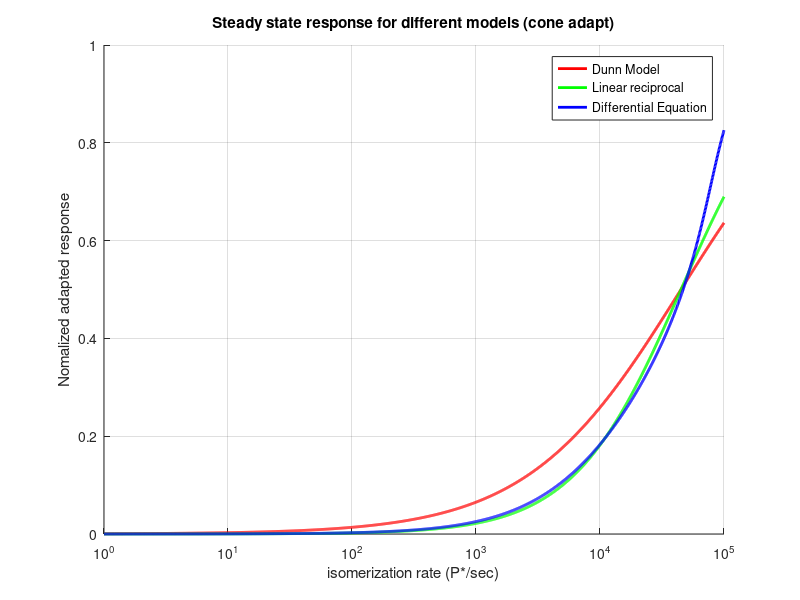
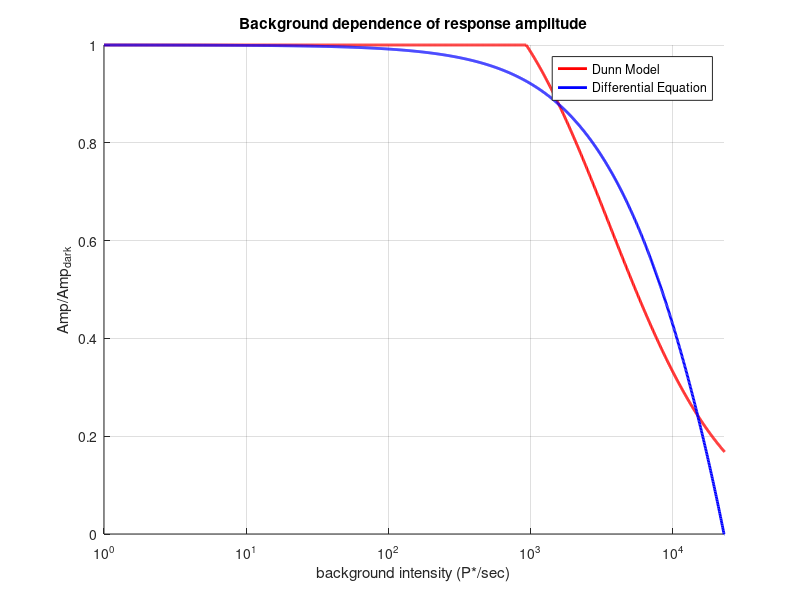

The MATLAB source for these figures, in order:
%% v_coneAdaptation
%    This script makes comparison between steady state cone adapt
%    computation (see coneAdapt, case 3) and physiological differential
%    equations
%
%  (HJ) ISETBIO TEAM, 2014

%% Init parameters for physiological differential equation
%  These parameters are copied from Fred's script. Sadly, HJ cannot find
%  the original value in the literatures

sigma = 100;        % rhodopsin activity decay rate (1/sec)
phi = 50;			% phosphodiesterase activity decay rate (1/sec)
eta = 100;			% phosphodiesterase activation rate constant (1/sec)
gdark = 35;			% concentration of cGMP in darkness
k = 0.02;       	% constant relating cGMP to current
cdark = 0.5;		% dark calcium concentration
beta = 50;			% rate constant for calcium removal in 1/sec
betaSlow = 2;
n = 4;  			% cooperativity, hill coef
kGc = 0.35;         % hill affinity
h = 3;

q    = 2 * beta * cdark / (k * gdark^h);  % get q using steady state
smax = eta/phi * gdark * (1 + (cdark / kGc)^n);

%% Comparison of steady state response
%  The stimulus used here is static stimulus. We compare the normalized
%  cone absorption response computed by physiological differential
%  equations and Felice A. Dunn et al. model for isomerization rate between
%  1 and 1e5 R*/sec.

%  Compute steady state response for Felice A. Dunn model
rRange  = logspace(0, 5, 2000);
rFelice = 1./ (1 + (45000./ rRange).^0.7);

%  Compute steady state response for physiological differential equations
rPDE = zeros(length(rRange), 1);
for ii = 1 : length(rRange)
    r = rRange(ii);
    fx = @(x) abs(x - k*beta*cdark*smax^h * phi^h /(r/sigma + eta)^h ...
                / (beta*cdark + q*x)/(1 + (q*x/beta/kGc)^n)^h);
    rPDE(ii) = fminbnd(fx, 0, 1000);
end

%  Plot
figure; hold on; grid on;
plot(rRange, rFelice, 'r', 'lineWidth', 2);
plot(rRange, 1./(1+45000./rRange), 'g', 'lineWidth', 2);
plot(rRange, (1 - rPDE/max(rPDE)), 'b', 'lineWidth', 2);
xlabel('isomerization rate (P*/sec)');
ylabel('Nomalized adapted response');
set(gca, 'xscale', 'log');
legend('Dunn Model', 'Linear reciprocal', 'Differential Equation');
title('Steady state response for different models (cone adapt)');

%% Peak ratio of dark adapted and steady state stimulus
%  This computes the ratio of peaks of 1) step stimulus 2) steady state
%  stimulus
%  This part tries to replicate figure 1b (or 2f) for paper:
%       Felice A. Dunn, et al. Light adaptation in cone vision involves
%       switching between receptor and post-receptor sites, 
%       doi:10.1038/nature06150

%  Compute ratio by Dunn's model
ampRatioFelice = (100 + 1.3 * rRange)./(100+rRange)./(0.00029*rRange + 1);
ampRatioFelice(ampRatioFelice > 1) = 1;

% Compute ratio by psysiological differential equations
% init parameters
dt      = 0.001;  % discretize time step - 1 ms
numPts  = 2000;   % total simulation time

opsin   = repmat(rRange/sigma, [numPts 1]);
PDE     = (opsin + eta) / phi;
Ca      = repmat(rPDE'*q/beta, [numPts, 1]);
Ca_slow = Ca;
st      = smax ./ (1 + (Ca / kGc).^n);
cGMP    = st * phi ./ (opsin + eta);

% simulate differential equations
stimulus = 23000;
for ii = 2 : numPts
    opsin(ii, :) = opsin(ii-1, :) + dt*(stimulus - sigma * opsin(ii-1,:));
	PDE(ii, :) = PDE(ii-1, :) + dt * (opsin(ii-1, :)+eta-phi*PDE(ii-1, :));
	Ca(ii, :)  = Ca(ii-1, :) + dt * (q * k * cGMP(ii-1, :).^h ./ ...
                    (1 + Ca_slow(ii-1, :)/cdark) - beta * Ca(ii-1, :));
	Ca_slow(ii, :) = Ca_slow(ii-1, :) - ...
                        dt * betaSlow * (Ca_slow(ii-1, :) - Ca(ii-1, :));
	st(ii, :) = smax ./ (1 + (Ca(ii, :) / kGc).^n);
	cGMP(ii, :) = cGMP(ii-1, :) + ...
                        dt * (st(ii-1, :) - PDE(ii-1, :) .* cGMP(ii-1, :));
end

% compute current
cur = k * cGMP.^h ./ (1 + Ca_slow / cdark);

% compute ampRatio
ampRatioPDE = (rPDE' - min(cur)) ./ (beta*cdark/q - min(cur(:,1)));

% Plot
figure; hold on; grid on;
plot(rRange, ampRatioFelice, 'r', 'lineWidth', 2);
plot(rRange, ampRatioPDE, 'b', 'lineWidth', 2);
set(gca, 'xScale', 'log');
xlim([1 stimulus]); ylim([0 1]);
xlabel('background intensity (P*/sec)');
ylabel('Amp/Amp_{dark}');
legend('Dunn Model', 'Differential Equation');
title('Background dependence of response amplitude');